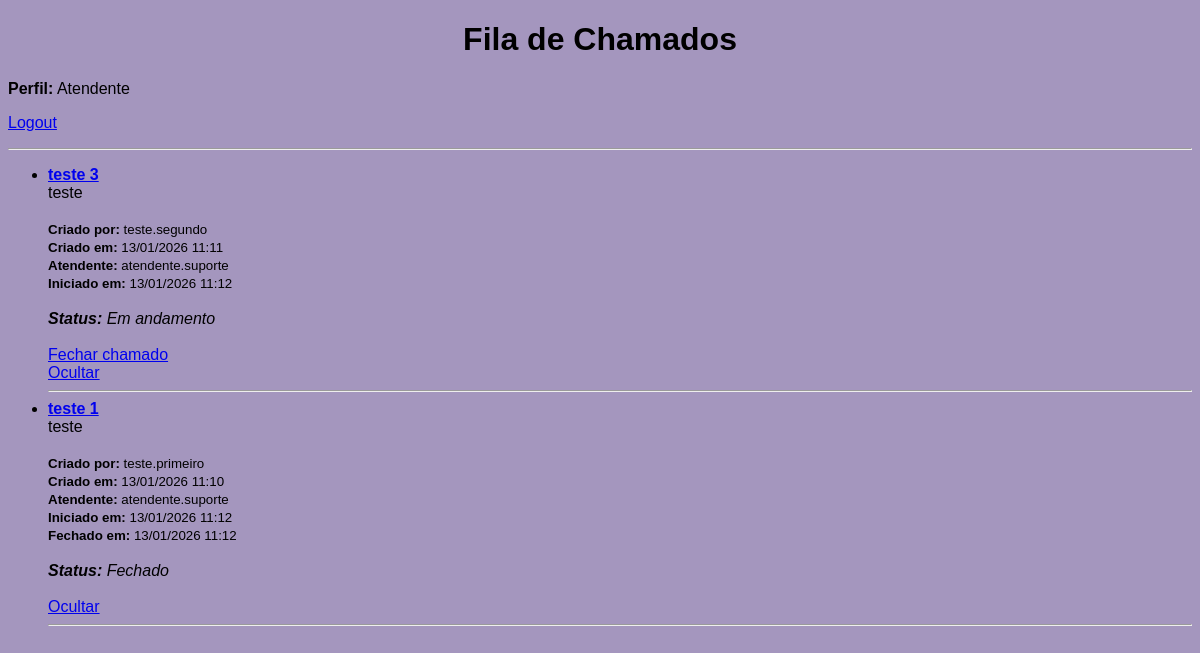
The app's page /fila (signed in), older data.
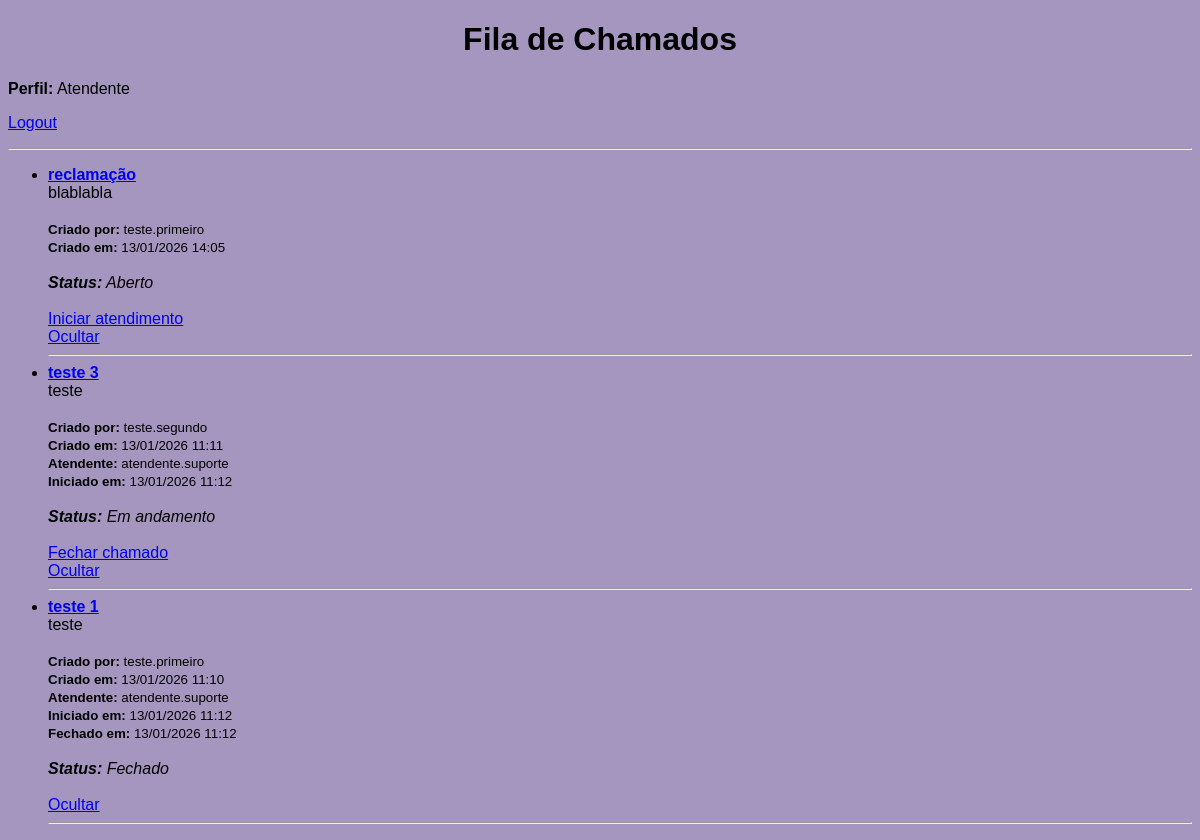
The same page, newer data.
### tables this page shows
CREATE TABLE tickets (
    id INTEGER PRIMARY KEY AUTOINCREMENT, -- ID único do chamado (auto incremento)

    titulo TEXT NOT NULL,                 -- Título do chamado
    descricao TEXT NOT NULL,              -- Descrição do problema

    status TEXT NOT NULL,                 -- Status do ticket: Aberto | Em andamento | Fechado

    user_id INTEGER NOT NULL,             -- ID do usuário que criou o chamado

    attendant_id INTEGER,                 -- ID do atendente responsável (pode ser NULL)

    created_at TEXT NOT NULL,             -- Data/hora de criação do chamado

    started_at TEXT,                      -- Data/hora de início do atendimento (pode ser NULL)
    closed_at TEXT,                       -- Data/hora de fechamento (pode ser NULL)

    is_hidden INTEGER NOT NULL,           -- 0 = visível | 1 = oculto (soft delete)

    hidden_by INTEGER,                    -- ID de quem ocultou (atendente/admin)
    hidden_at TEXT                        -- Data/hora que foi ocultado
);

CREATE TABLE users (
    id INTEGER PRIMARY KEY AUTOINCREMENT,
    username TEXT NOT NULL UNIQUE,
    email TEXT,
    senha TEXT NOT NULL,
    is_admin INTEGER NOT NULL
);

### app.py (the view)
@app.route('/fila')
def fila():
    if 'user_id' not in session:
        return redirect(url_for('login'))
    if session.get('nivel') not in [1, 2]:
        return redirect(url_for('dashboard'))
    conn = get_db_connection()
    cursor = conn.cursor()
    if session.get('nivel') == 2:
        cursor.execute("""
            SELECT
                tickets.id,
                tickets.titulo,
                tickets.descricao,
                tickets.status,
                tickets.created_at,
                tickets.started_at,
                tickets.closed_at,
                tickets.is_hidden,
                creator.username,
                attendant.username,
                hider.username,
                tickets.hidden_at
            FROM tickets
            JOIN users AS creator ON tickets.user_id = creator.id
            LEFT JOIN users AS attendant ON tickets.attendant_id = attendant.id
            LEFT JOIN users AS hider ON tickets.hidden_by = hider.id
            ORDER BY tickets.id DESC
        """)
    else:
        cursor.execute("""
            SELECT
                tickets.id,
                tickets.titulo,
                tickets.descricao,
                tickets.status,
                tickets.created_at,
                tickets.started_at,
                tickets.closed_at,
                tickets.is_hidden,
                creator.username,
                attendant.username,
                hider.username,
                tickets.hidden_at
            FROM tickets
            JOIN users AS creator ON tickets.user_id = creator.id
            LEFT JOIN users AS attendant ON tickets.attendant_id = attendant.id
            LEFT JOIN users AS hider ON tickets.hidden_by = hider.id
            WHERE tickets.is_hidden = 0
              AND (
                    tickets.status = 'Aberto'
                    OR tickets.attendant_id = ?
                  )
            ORDER BY tickets.id DESC
        """, (session['user_id'],))
    tickets = cursor.fetchall()
    conn.close()
    return render_template('fila.html', tickets=tickets)

### app.py (called while the page is built)
def get_db_connection():
    conn = sqlite3.connect('database.db')
    return conn

### templates/fila.html (shortened to what this page needs)
<!DOCTYPE html>
<html lang="pt-br">
<head>
    <link rel="stylesheet" href="{{ url_for('static', filename='style.css') }}">
</head>
<body>
<h1>Fila de Chamados</h1>
{% if session.get('nivel') == 2 %}
    <p><strong>Perfil:</strong> Administrador</p>
{% else %}
    <p><strong>Perfil:</strong> Atendente</p>
{% endif %}
<p>
    <a href="{{ url_for('logout') }}">Logout</a>
</p>
<hr>
{% if tickets %}
<ul>
    {% for ticket in tickets %}
        <li>
            <strong>
                <a href="{{ url_for('ticket_detail', ticket_id=ticket[0]) }}">
                    {{ ticket[1] }}
                </a>
            </strong><br>
            {{ ticket[2] }}<br><br>
            <small>
                <strong>Criado por:</strong> {{ ticket[8] }}<br>
                <strong>Criado em:</strong> {{ ticket[4] }}<br>
                {% if ticket[9] %}
                    <strong>Atendente:</strong> {{ ticket[9] }}<br>
                {% endif %}
                {% if ticket[5] %}
                    <strong>Iniciado em:</strong> {{ ticket[5] }}<br>
                {% endif %}
                {% if ticket[6] %}
                    <strong>Fechado em:</strong> {{ ticket[6] }}<br>
                {% endif %}
            </small>
            <br>
            {% if ticket[7] == 1 %}
                <em><strong>Status:</strong> Ocultado</em><br>
            {% else %}
                <em><strong>Status:</strong> {{ ticket[3] }}</em><br>
            {% endif %}
            <br>
            {% if session.get('nivel') in [1, 2] %}
                {% if ticket[7] == 0 %}
                    {% if ticket[3] == 'Aberto' %}
                        <a href="{{ url_for('start_ticket', ticket_id=ticket[0]) }}">
                            Iniciar atendimento
                        </a>
                        <br>
                    {% endif %}
                    {% if ticket[3] == 'Em andamento' %}
                        <a href="{{ url_for('close_ticket', ticket_id=ticket[0]) }}">
                            Fechar chamado
                        </a>
                        <br>
                    {% endif %}
                    <a href="{{ url_for('hide_ticket', ticket_id=ticket[0]) }}"
                       onclick="return confirm('Deseja ocultar este chamado?');">
                        Ocultar
                    </a>
                    <br>
                {% endif %}
            {% endif %}
        </li>
        <hr>
    {% endfor %}
</ul>
{% else %}
<p>Nenhum chamado encontrado.</p>
{% endif %}
</body>
</html>

Row changes from the older to the newer data that the page shows:
added tickets: titulo "reclamação", descricao "blablabla", username "teste.primeiro", created_at "13/01/2026 14:05", status "Aberto"
